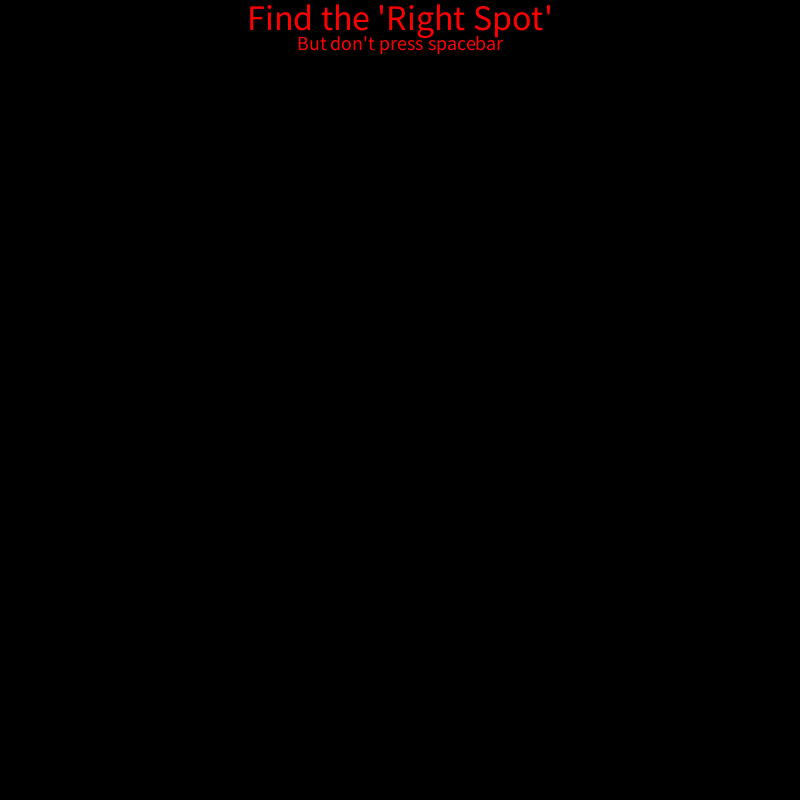
Frame 1 (no input)
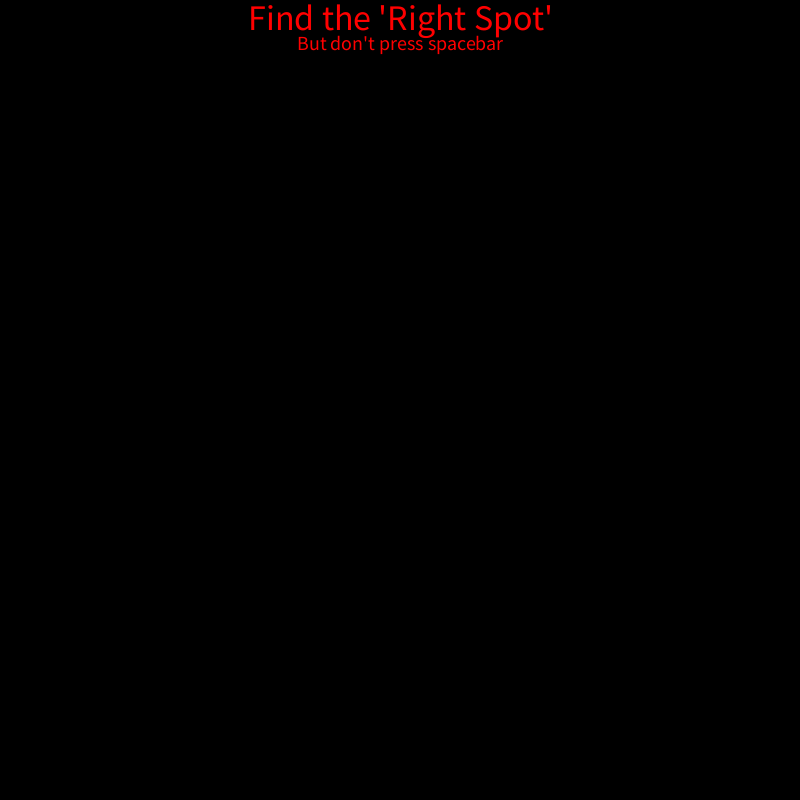
Frame 60 (the mouse pressed at the canvas centre just before this capture)
Frame 120 (the mouse held since frame 60 and released just before this capture): identical to frame 60, image omitted

The Processing sketch that drew these frames (run headless with seeded random() and noise(); from frame 60 on, the mouse is pressed at the canvas centre):

// Processing sketch: Class7_Homework
// ── Class7_Homework.pde
String[] msgs = {"Nope", "Not Here", 
"Wrong Again", "Are you even trying?",
"Jeez Finally"};

float[] spaceX = new float [100];
float[] spaceY = new float [100];

float r, g, b;

void setup(){
  
  size(800, 800);
  
}

void draw(){
  
  r = random(0, 255);
  g = random(0, 255);
  b = random(0, 255);
  
  background(0);
  
  fill(255, 0, 0);
  textSize(36);
  textAlign(CENTER);
  text("Find the 'Right Spot'", width/2, 30);
  
  textSize(20);
  textAlign(CENTER);
  text("But don't press spacebar", width/2, 50);
  
  textAlign(LEFT);
  textSize(30);
  
    if(mouseX > 0 && mouseX < width/4){
    text(msgs[3], mouseX, mouseY);
    }else if(mouseX > width/4 && mouseX < width/2 && mouseY < height - height/3){
     text(msgs[2], mouseX, mouseY); 
    }else if(mouseX > width/2 && mouseX < width - width/4 && mouseY < height - height/3){
     text(msgs[1], mouseX, mouseY); 
    }else if(mouseX > width - width/4 && mouseX < width){
     text(msgs[0], mouseX, mouseY); 
    }else if(mouseY > height - height/3){
      fill(255);
      text(msgs[4], mouseX, mouseY);
    }
    
    
  for(int i = 0; i < spaceX.length; i++){
   spaceX[i] = random(0, width);
   spaceY[i] = random(0, height);
  }
  
  for(int i = 0; i < spaceX.length; i++){
    if(keyPressed){
   if(key == ' '){
     
   fill(r, g, b);
   textSize(40);
   textAlign(CENTER);
    text("You shouldn't have done that!", spaceX[i], spaceY[i]);
      
      fill(255);
      text("YOU SHOULDN'T HAVE DONE THAT!", width/2, height/2);
   }
  }
  }
}
